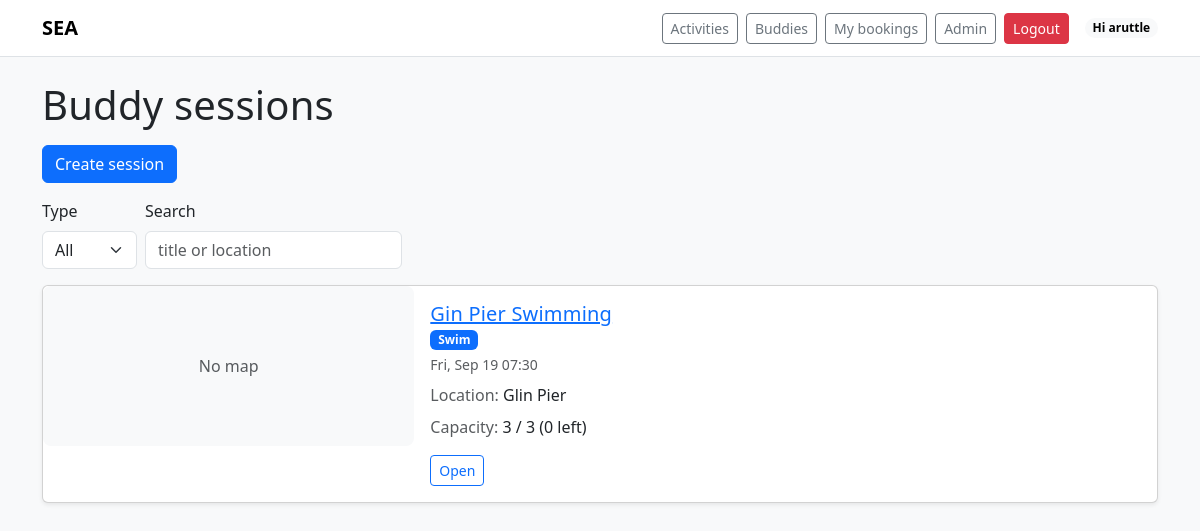
The app's page /buddies/ (signed in), older data.
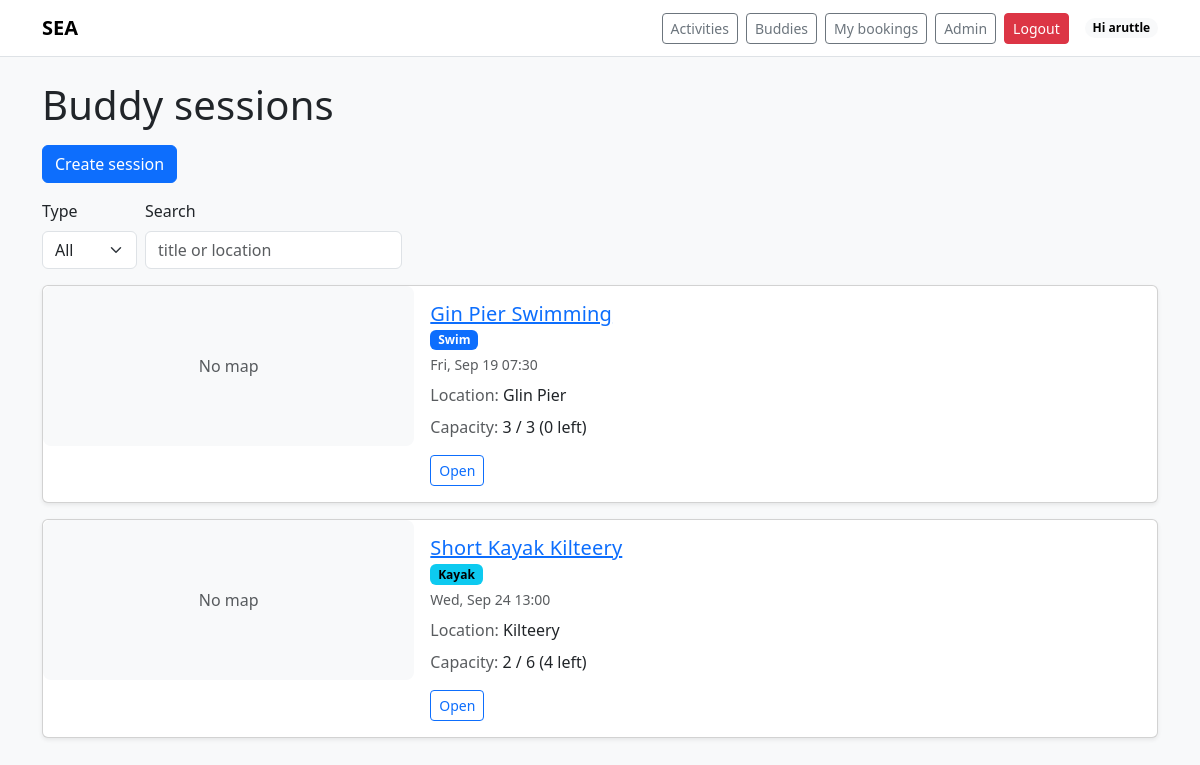
The same page, newer data.
### buddies/models.py (models this page shows, shortened)
class BuddySession(models.Model):
    creator = models.ForeignKey(settings.AUTH_USER_MODEL, on_delete=models.CASCADE, related_name="created_buddy_sessions")
    title = models.CharField(max_length=140)
    type = models.CharField(max_length=12, choices=SESSION_TYPES, default="swim")
    start_dt = models.DateTimeField()
    location_name = models.CharField(max_length=140, blank=True, default="")
    lat = models.DecimalField(max_digits=8, decimal_places=5, null=True, blank=True)
    lon = models.DecimalField(max_digits=8, decimal_places=5, null=True, blank=True)
    capacity = models.PositiveIntegerField(default=6)
    status = models.CharField(max_length=12, default="open")  # open/closed
    created_at = models.DateTimeField(auto_now_add=True)
    created_by = models.ForeignKey(
        settings.AUTH_USER_MODEL,
        null=True, blank=True,
        on_delete=models.SET_NULL,
        related_name="buddy_sessions_created"
    )
    participants = models.ManyToManyField(
        settings.AUTH_USER_MODEL, through="BuddyParticipant", related_name="buddy_sessions"
    )
    class Meta:
        ordering = ["start_dt"]
    @property
    def count(self) -> int:
        return self.participants.count()
    @property
    def spots_left(self) -> int:
        return max(self.capacity - self.count, 0)

### buddies/views.py (the view)
# urls.py: path("", views.session_list, name="list"),
@login_required
def session_list(request):
    qs = BuddySession.objects.filter(
        start_dt__gte=timezone.now(), status="open"
    ).order_by("start_dt")
    t = request.GET.get("type") or ""
    q = request.GET.get("q") or ""
    allowed_types = {code for code, _ in SESSION_TYPES}
    if t in allowed_types:
        qs = qs.filter(type=t)
    if q:
        qs = qs.filter(Q(title__icontains=q) | Q(location_name__icontains=q))
    ctx = {
        "sessions": qs,
        "selected_type": t,
        "q": q,
        "type_choices": SESSION_TYPES,
    }
    if getattr(request, "htmx", False):
        return render(request, "buddies/partials/_list.html", ctx)
    return render(request, "buddies/list.html", ctx)

### buddies/templatetags/buddies_extras.py (called while the page is built)
@register.filter
def type_badge(value: str) -> str:
    return BADGE_BY_TYPE.get(value or "", "secondary")

### templates/buddies/list.html (shortened to what this page needs)
{% extends "base.html" %}
{% block content %}
<h1 class="mb-3">Buddy sessions</h1>
<div class="d-flex gap-2 mb-3">
  <a class="btn btn-primary" href="{% url 'buddies:create' %}">Create session</a>
</div>
<form class="row gy-2 gx-2 align-items-end mb-3"
      hx-get="{% url 'buddies:list' %}" hx-target="#sessions" hx-push-url="true">
  <div class="col-auto">
    <label class="form-label">Type</label>
    <select name="type" class="form-select" onchange="this.form.requestSubmit()">
      <option value="">All</option>
    </select>
  </div>
  <div class="col-auto">
    <label class="form-label">Search</label>
    <input type="text" class="form-control" name="q" value="{{ q }}" placeholder="title or location"
           oninput="this.form.requestSubmit()">
  </div>
</form>
<div id="sessions">
  {% include "buddies/partials/_list.html" %}
</div>
{% endblock %}

### templates/buddies/partials/_list.html (shortened to what this page needs)
{% load humanize buddies_extras %}
{% for sess in sessions %}
<div class="card mb-3 shadow-sm">
  <div class="row g-0 align-items-stretch">
    <div class="col-md-4">
      {% if sess.lat is not None and sess.lon is not None %}
        <div class="map-thumb"
             data-lat="{{ sess.lat|floatformat:5 }}"
             data-lon="{{ sess.lon|floatformat:5 }}">
        </div>
      {% else %}
        <div class="map-thumb d-flex align-items-center justify-content-center bg-light text-muted">
          No map
        </div>
      {% endif %}
    </div>
    <div class="col-md-8">
      <div class="card-body">
        <h5 class="card-title mb-1">
          <a href="{% url 'buddies:detail' sess.id %}">{{ sess.title }}</a>
        </h5>
        <div class="d-flex align-items-center gap-2 mb-1">
          <span class="badge text-bg-{{ sess.type|type_badge }}">{{ sess.get_type_display }}</span>
        </div>
        <div class="small text-muted">
          {{ sess.start_dt|date:"D, M j H:i" }}
        </div>
        {% if sess.location_name %}
          <div class="mt-2"><span class="text-muted">Location:</span> {{ sess.location_name }}</div>
        {% endif %}
        <div class="mt-2">
          <span class="text-muted">Capacity:</span>
          {{ sess.count }} / {{ sess.capacity }} ({{ sess.spots_left }} left)
        </div>
        <div class="mt-3">
          <a class="btn btn-sm btn-outline-primary" href="{% url 'buddies:detail' sess.id %}">Open</a>
        </div>
      </div>
    </div>
  </div>
</div>
{% empty %}
<p class="text-muted">No sessions found.</p>
{% endfor %}

Row changes from the older to the newer data that the page shows:
added BuddySession: shows "No map", title "Short Kayak Kilteery", type "Kayak", start_dt "Wed, Sep 24 13:00", location_name "Kilteery", count "2", capacity "6", spots_left "4"
